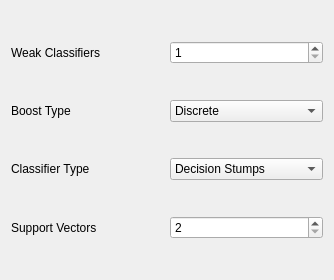
<?xml version="1.0" encoding="UTF-8"?>
<ui version="4.0">
 <class>ParametersBoost</class>
 <widget class="QWidget" name="ParametersBoost">
  <property name="geometry">
   <rect>
    <x>0</x>
    <y>0</y>
    <width>334</width>
    <height>280</height>
   </rect>
  </property>
  <property name="windowTitle">
   <string>Form</string>
  </property>
  <layout class="QVBoxLayout" name="verticalLayout">
   <item>
    <layout class="QHBoxLayout" name="horizontalLayout">
     <item>
      <widget class="QLabel" name="label_13">
       <property name="font">
        <font>
         <pointsize>9</pointsize>
        </font>
       </property>
       <property name="text">
        <string>Weak Classifiers</string>
       </property>
      </widget>
     </item>
     <item>
      <widget class="QSpinBox" name="boostCountSpin">
       <property name="font">
        <font>
         <pointsize>9</pointsize>
        </font>
       </property>
       <property name="toolTip">
        <string>Number of weak classifiers to be selected.
Classifiers are hard thresholds on the projections
of data along random vectors</string>
       </property>
       <property name="minimum">
        <number>1</number>
       </property>
       <property name="maximum">
        <number>360</number>
       </property>
       <property name="value">
        <number>1</number>
       </property>
      </widget>
     </item>
    </layout>
   </item>
   <item>
    <layout class="QHBoxLayout" name="horizontalLayout_2">
     <item>
      <widget class="QLabel" name="label_24">
       <property name="font">
        <font>
         <pointsize>9</pointsize>
        </font>
       </property>
       <property name="text">
        <string>Boost Type</string>
       </property>
      </widget>
     </item>
     <item>
      <widget class="QComboBox" name="boostType">
       <property name="font">
        <font>
         <pointsize>9</pointsize>
        </font>
       </property>
       <property name="toolTip">
        <string>&lt;!DOCTYPE HTML PUBLIC &quot;-//W3C//DTD HTML 4.0//EN&quot; &quot;http://www.w3.org/TR/REC-html40/strict.dtd&quot;&gt;
&lt;html&gt;&lt;head&gt;&lt;meta name=&quot;qrichtext&quot; content=&quot;1&quot; /&gt;&lt;style type=&quot;text/css&quot;&gt;
p, li { white-space: pre-wrap; }
&lt;/style&gt;&lt;/head&gt;&lt;body style=&quot; font-family:'Lucida Grande'; font-size:9pt; font-weight:400; font-style:normal;&quot;&gt;
&lt;p style=&quot;-qt-paragraph-type:empty; margin-top:0px; margin-bottom:0px; margin-left:0px; margin-right:0px; -qt-block-indent:0; text-indent:0px;&quot;&gt;&lt;/p&gt;&lt;/body&gt;&lt;/html&gt;</string>
       </property>
       <item>
        <property name="text">
         <string>Discrete</string>
        </property>
       </item>
       <item>
        <property name="text">
         <string>Real</string>
        </property>
       </item>
       <item>
        <property name="text">
         <string>Logit</string>
        </property>
       </item>
       <item>
        <property name="text">
         <string>Gentle</string>
        </property>
       </item>
      </widget>
     </item>
    </layout>
   </item>
   <item>
    <layout class="QHBoxLayout" name="horizontalLayout_3">
     <item>
      <widget class="QLabel" name="label_23">
       <property name="font">
        <font>
         <pointsize>9</pointsize>
        </font>
       </property>
       <property name="text">
        <string>Classifier Type</string>
       </property>
      </widget>
     </item>
     <item>
      <widget class="QComboBox" name="boostLearnerType">
       <property name="font">
        <font>
         <pointsize>9</pointsize>
        </font>
       </property>
       <property name="toolTip">
        <string>&lt;!DOCTYPE HTML PUBLIC &quot;-//W3C//DTD HTML 4.0//EN&quot; &quot;http://www.w3.org/TR/REC-html40/strict.dtd&quot;&gt;
&lt;html&gt;&lt;head&gt;&lt;meta name=&quot;qrichtext&quot; content=&quot;1&quot; /&gt;&lt;style type=&quot;text/css&quot;&gt;
p, li { white-space: pre-wrap; }
&lt;/style&gt;&lt;/head&gt;&lt;body style=&quot; font-family:'Lucida Grande'; font-size:9pt; font-weight:400; font-style:normal;&quot;&gt;
&lt;p style=&quot; margin-top:0px; margin-bottom:0px; margin-left:0px; margin-right:0px; -qt-block-indent:0; text-indent:0px;&quot;&gt;Weak Classifier Type&lt;/p&gt;
&lt;p style=&quot; margin-top:0px; margin-bottom:0px; margin-left:0px; margin-right:0px; -qt-block-indent:0; text-indent:0px;&quot;&gt;Random Projection: project sample on a random direction and threshold&lt;/p&gt;
&lt;p style=&quot; margin-top:0px; margin-bottom:0px; margin-left:0px; margin-right:0px; -qt-block-indent:0; text-indent:0px;&quot;&gt;Random Rectangle: 1 if inside a random rectangle, 0 otherwise&lt;/p&gt;
&lt;p style=&quot; margin-top:0px; margin-bottom:0px; margin-left:0px; margin-right:0px; -qt-block-indent:0; text-indent:0px;&quot;&gt;Random Circle: pick a random point, compute distance to point and threshold&lt;/p&gt;
&lt;p style=&quot; margin-top:0px; margin-bottom:0px; margin-left:0px; margin-right:0px; -qt-block-indent:0; text-indent:0px;&quot;&gt;Random Gaussian: generate randomly mean and covariance (full matrix) then compute likelihood&lt;/p&gt;
&lt;p style=&quot; margin-top:0px; margin-bottom:0px; margin-left:0px; margin-right:0px; -qt-block-indent:0; text-indent:0px;&quot;&gt;Random SVM: generate randomly support vectors, alphas and RBF kernel width, then use standard SVM&lt;/p&gt;&lt;/body&gt;&lt;/html&gt;</string>
       </property>
       <item>
        <property name="text">
         <string>Decision Stumps</string>
        </property>
       </item>
       <item>
        <property name="text">
         <string>Random Projections</string>
        </property>
       </item>
       <item>
        <property name="text">
         <string>Random Rectangles</string>
        </property>
       </item>
       <item>
        <property name="text">
         <string>Random Circles</string>
        </property>
       </item>
       <item>
        <property name="text">
         <string>Random Gaussians</string>
        </property>
       </item>
       <item>
        <property name="text">
         <string>Random SVMs</string>
        </property>
       </item>
      </widget>
     </item>
    </layout>
   </item>
   <item>
    <layout class="QHBoxLayout" name="horizontalLayout_4">
     <item>
      <widget class="QLabel" name="svmCountLabel">
       <property name="enabled">
        <bool>true</bool>
       </property>
       <property name="font">
        <font>
         <pointsize>9</pointsize>
        </font>
       </property>
       <property name="text">
        <string>Support Vectors</string>
       </property>
      </widget>
     </item>
     <item>
      <widget class="QSpinBox" name="svmCountSpin">
       <property name="enabled">
        <bool>true</bool>
       </property>
       <property name="font">
        <font>
         <pointsize>9</pointsize>
        </font>
       </property>
       <property name="toolTip">
        <string>&lt;!DOCTYPE HTML PUBLIC &quot;-//W3C//DTD HTML 4.0//EN&quot; &quot;http://www.w3.org/TR/REC-html40/strict.dtd&quot;&gt;
&lt;html&gt;&lt;head&gt;&lt;meta name=&quot;qrichtext&quot; content=&quot;1&quot; /&gt;&lt;style type=&quot;text/css&quot;&gt;
p, li { white-space: pre-wrap; }
&lt;/style&gt;&lt;/head&gt;&lt;body style=&quot; font-family:'Lucida Grande'; font-size:9pt; font-weight:400; font-style:normal;&quot;&gt;
&lt;p style=&quot; margin-top:0px; margin-bottom:0px; margin-left:0px; margin-right:0px; -qt-block-indent:0; text-indent:0px;&quot;&gt;Number of support vectors to be generated for each weak classifier. Alphas will be generated ensuring that sum(alphas) = 0&lt;/p&gt;&lt;/body&gt;&lt;/html&gt;</string>
       </property>
       <property name="minimum">
        <number>2</number>
       </property>
       <property name="maximum">
        <number>99</number>
       </property>
       <property name="value">
        <number>2</number>
       </property>
      </widget>
     </item>
    </layout>
   </item>
  </layout>
 </widget>
 <resources/>
 <connections/>
</ui>
